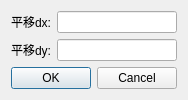
<?xml version="1.0" encoding="UTF-8"?>
<ui version="4.0">
 <class>MoveItem</class>
 <widget class="QDialog" name="MoveItem">
  <property name="geometry">
   <rect>
    <x>0</x>
    <y>0</y>
    <width>174</width>
    <height>93</height>
   </rect>
  </property>
  <property name="windowTitle">
   <string>Move</string>
  </property>
  <layout class="QGridLayout" name="gridLayout">
   <item row="0" column="0">
    <widget class="QLabel" name="label_dx">
     <property name="text">
      <string>平移dx:</string>
     </property>
    </widget>
   </item>
   <item row="0" column="1">
    <widget class="QLineEdit" name="lineEdit_dx"/>
   </item>
   <item row="1" column="0">
    <widget class="QLabel" name="label_dy">
     <property name="text">
      <string>平移dy:</string>
     </property>
    </widget>
   </item>
   <item row="1" column="1">
    <widget class="QLineEdit" name="lineEdit_dy"/>
   </item>
   <item row="2" column="0" colspan="2">
    <widget class="QDialogButtonBox" name="buttonBox">
     <property name="orientation">
      <enum>Qt::Horizontal</enum>
     </property>
     <property name="standardButtons">
      <set>QDialogButtonBox::Cancel|QDialogButtonBox::Ok</set>
     </property>
    </widget>
   </item>
  </layout>
 </widget>
 <resources/>
 <connections>
  <connection>
   <sender>buttonBox</sender>
   <signal>accepted()</signal>
   <receiver>MoveItem</receiver>
   <slot>accept()</slot>
   <hints>
    <hint type="sourcelabel">
     <x>248</x>
     <y>254</y>
    </hint>
    <hint type="destinationlabel">
     <x>157</x>
     <y>274</y>
    </hint>
   </hints>
  </connection>
  <connection>
   <sender>buttonBox</sender>
   <signal>rejected()</signal>
   <receiver>MoveItem</receiver>
   <slot>reject()</slot>
   <hints>
    <hint type="sourcelabel">
     <x>316</x>
     <y>260</y>
    </hint>
    <hint type="destinationlabel">
     <x>286</x>
     <y>274</y>
    </hint>
   </hints>
  </connection>
 </connections>
</ui>
